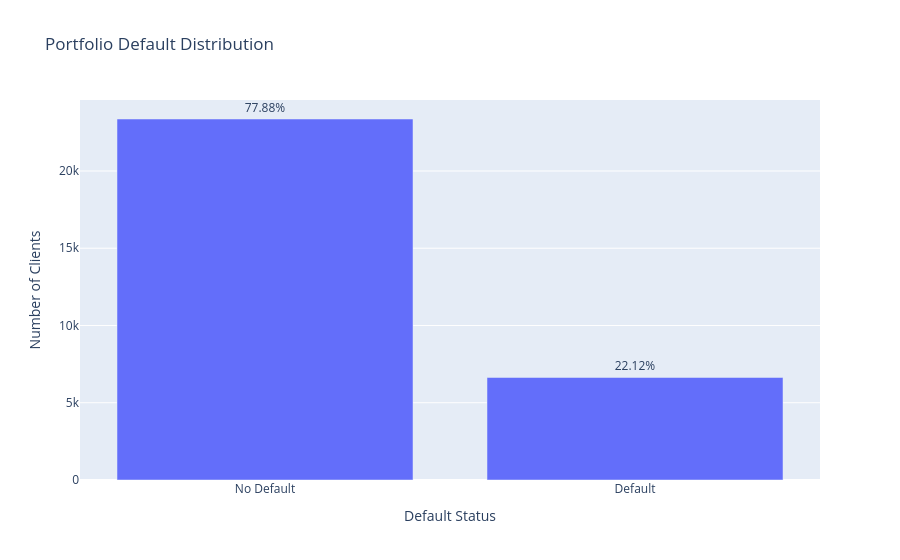

Source (notebook cell):
### Code cell
fig = px.bar(
    default_distribution,
    x="default_status",
    y="record_count",
    text="percentage",
    title="Portfolio Default Distribution",
    labels={
        "default_status": "Default Status",
        "record_count": "Number of Clients",
    },
)

fig.update_traces(
    texttemplate="%{text:.2f}%",
    textposition="outside",
)

fig.show()

### Figure 1 — Plotly figure (JSON) as saved in the notebook; plotly's stock layout.template omitted (floating-point values rounded to 4 significant figures)
{"data": [{"hovertemplate": "Default Status=%{x}<br>Number of Clients=%{y}<br>percentage=%{text}<extra></extra>", "legendgroup": "", "marker": {"color": "#636efa", "pattern": {"shape": ""}}, "name": "", "orientation": "v", "showlegend": false, "text": [77.88, 22.12], "textposition": "outside", "texttemplate": "%{text:.2f}%", "type": "bar", "x": ["No Default", "Default"], "xaxis": "x", "y": [23364, 6636], "yaxis": "y"}], "layout": {"barmode": "relative", "legend": {"tracegroupgap": 0}, "title": {"text": "Portfolio Default Distribution"}, "xaxis": {"anchor": "y", "domain": [0, 1], "title": {"text": "Default Status"}}, "yaxis": {"anchor": "x", "domain": [0, 1], "title": {"text": "Number of Clients"}}}}
